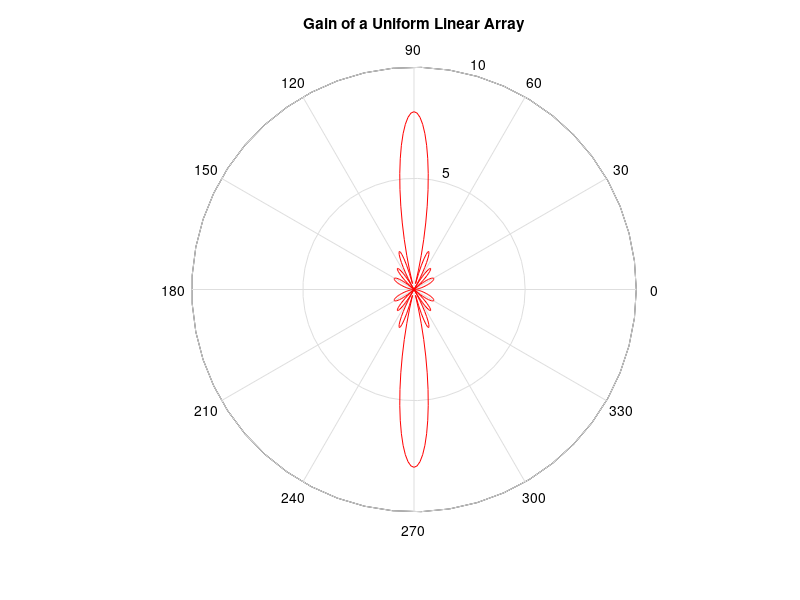

This figure's MATLAB source:
%%%%%%%%%%%%%%%%%%%%%%%%%%%%%%%%%%%%
% SIMPLE UNIFORM LINEAR ARRRAY
% WITH VARIABLE NUMBER OF ELEMENTS
% MATRIX IMPLEMENTATION
% COPYRIGHT RAYMAPS (C) 2018
%%%%%%%%%%%%%%%%%%%%%%%%%%%%%%%%%%%%

clear all
close all

f=1e9;
c=3e8;
l=c/f;
d=l/2;
no_elements=8;

theta=0:pi/180:2*pi;
n=1:no_elements;
n=transpose(n);

A=(n-1)*(i*2*pi*d*cos(theta)/l);
X=exp(-A);
w=ones(1,no_elements);
r=w*X;

polar(theta,abs(r),'r')
title ('Gain of a Uniform Linear Array')